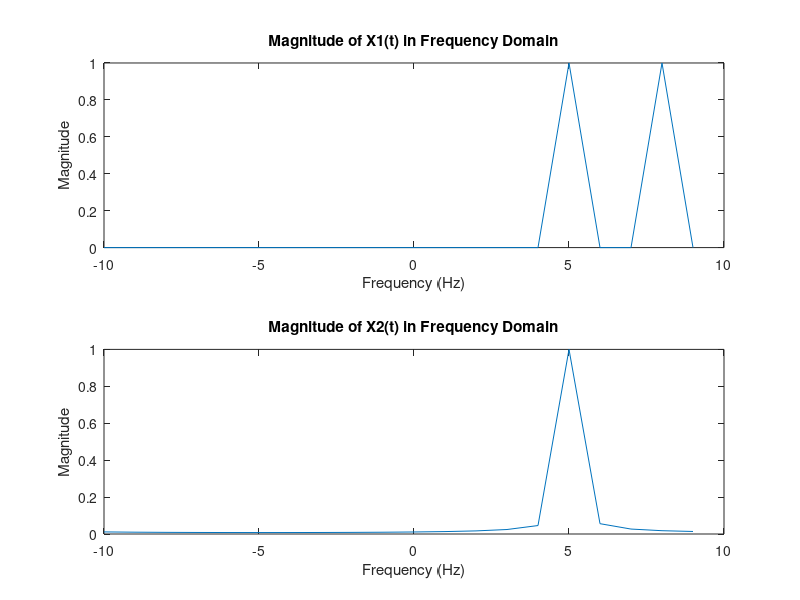

This chart was generated by the following MATLAB code:
T = 1;
fs = 20;
t = 0:1/fs:T-1/fs;
N = length(t);
delta_f = 1/T;

x1 = exp(1j*2*pi*5*t) + exp(1j*2*pi*8*t);
x2 = exp(1j*2*pi*5*t) + exp(1j*2*pi*5.1*t);

X1 = fftshift(fft(x1));   
X2 = fftshift(fft(x2));

f = (-fs/2):(fs/N):(fs/2)-(fs/N);

X1_abs = abs(X1)/max(abs(X1));
X2_abs = abs(X2)/max(abs(X2));

figure;
subplot(2,1,1);
plot(f, X1_abs);
title('Magnitude of X1(t) in Frequency Domain');
xlabel('Frequency (Hz)');
ylabel('Magnitude');

subplot(2,1,2);
plot(f, X2_abs);
title('Magnitude of X2(t) in Frequency Domain');
xlabel('Frequency (Hz)');
ylabel('Magnitude');
